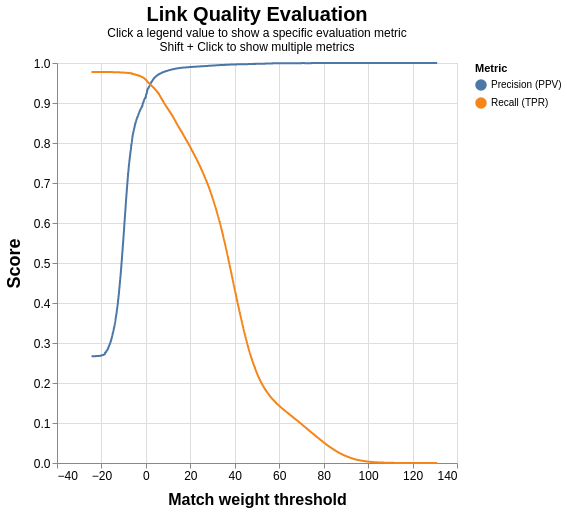

Notebook code for this chart:
### Markdown cell above
## 5. Accuracy por threshold

Curva de precision, recall e F1 sobre a labels table. Use-a para escolher o
threshold de produção.

### Code cell
linker.evaluation.accuracy_analysis_from_labels_table(
    labels_sdf,
    output_type='accuracy',
    match_weight_round_to_nearest=0.02,
)

### Figure 1 — Vega-Lite specification as saved in the notebook (floating-point values rounded to 4 significant figures; data arrays with more than 128 entries replaced by an {"elided": "..."} marker saying what was removed)
{"config": {"view": {"continuousWidth": 300, "continuousHeight": 300}}, "layer": [{"layer": [{"mark": "point", "encoding": {"opacity": {"condition": {"param": "point_selection", "value": 1, "empty": false}, "value": 0}, "tooltip": [{"field": "truth_threshold", "format": ".3f", "title": "Match weight", "type": "quantitative"}, {"field": "match_probability", "format": ".3%", "title": "Match probability", "type": "quantitative"}, {"field": "tp", "format": ",.0f", "title": "TP", "type": "quantitative"}, {"field": "tn", "format": ",.0f", "title": "TN", "type": "quantitative"}, {"field": "fp", "format": ",.0f", "title": "FP", "type": "quantitative"}, {"field": "fn", "format": ",.0f", "title": "FN", "type": "quantitative"}, {"field": "precision", "format": ".4f", "title": "Precision", "type": "quantitative"}, {"field": "recall", "format": ".4f", "title": "Recall (TPR)", "type": "quantitative"}, {"field": "fp_rate", "format": ".4f", "title": "FPR", "type": "quantitative"}]}, "params": [{"name": "metric", "select": {"type": "point", "fields": ["metric"]}, "bind": "legend", "value": [{"metric": "precision"}, {"metric": "recall"}]}, {"name": "point_selection", "select": {"type": "point", "encodings": ["x"], "fields": ["truth_threshold"], "nearest": true, "on": "mouseover"}}], "transform": [{"filter": {"param": "metric", "empty": true}}]}, {"mark": "line", "encoding": {"opacity": {"condition": {"param": "metric", "value": 1}, "value": 0.1}}}], "encoding": {"color": {"field": "metric", "type": "nominal", "sort": ["precision", "recall"], "title": "Metric", "legend": {"labelExpr": "{'precision': 'Precision (PPV)', 'recall': 'Recall (TPR)', 'specificity': 'Specificity (TNR)', 'accuracy': 'Accuracy', 'npv': 'NPV', 'f1': 'F1', 'f2': 'F2', 'f0_5': 'F0.5', 'p4': 'P4', 'phi': 'φ (MCC)'}[datum.value]"}}, "x": {"type": "quantitative", "field": "truth_threshold", "axis": {"labelFontSize": 12, "title": "Match weight threshold", "titleFontSize": 16, "titlePadding": 10}}, "y": {"field": "value", "type": "quantitative", "axis": {"labelFontSize": 12, "title": "Score", "titleFontSize": 18, "titlePadding": 10}}}}, {"layer": [{"mark": {"type": "rule", "color": "gray"}, "encoding": {"x": {"field": "truth_threshold", "type": "quantitative"}}}, {"layer": [{"mark": {"type": "text", "align": "right", "baseline": "middle", "fontSize": 14, "x2": 200, "xOffset": -10, "y": 100, "y2": 200}, "transform": [{"filter": {"param": "metric", "empty": true}}]}], "encoding": {"color": {"field": "metric", "sort": ["precision", "recall"]}, "text": {"field": "y_text"}, "y": {"field": "score_index", "type": "quantitative"}}}, {"mark": {"type": "text", "color": "black", "fontSize": 14, "xOffset": 25, "y": "height", "yOffset": -20}, "encoding": {"text": {"condition": {"param": "point_selection", "aggregate": "min", "empty": false, "field": "truth_threshold", "format": "+.2f", "type": "nominal"}, "value": " "}, "x": {"field": "truth_threshold", "type": "quantitative"}}}], "transform": [{"filter": {"param": "point_selection", "empty": false}}]}], "data": {"name": "data-953a3bdbbbc100843b971e9fec8f7a13"}, "height": 400, "title": {"text": "Link Quality Evaluation", "fontSize": 20, "subtitle": ["Click a legend value to show a specific evaluation metric", "Shift + Click to show multiple metrics"]}, "transform": [{"fold": ["precision", "recall"], "as": ["metric", "value"]}, {"calculate": "0.275 - 0.05*indexof(['precision', 'recall'], datum.metric)", "as": "score_index"}, {"calculate": "{'precision': 'Precision (PPV)', 'recall': 'Recall (TPR)', 'specificity': 'Specificity (TNR)', 'accuracy': 'Accuracy', 'npv': 'NPV', 'f1': 'F1', 'f2': 'F2', 'f0_5': 'F0.5', 'p4': 'P4', 'phi': 'φ (MCC)'}[datum.metric]", "as": "metric_text"}, {"calculate": "datum.metric_text + ' = ' + format(datum.value, ',.3f')", "as": "y_text"}], "width": 400, "$schema": "https://vega.github.io/schema/vega-lite/v5.14.1.json", "datasets": {"data-953a3bdbbbc100843b971e9fec8f7a13": {"elided": "6567 records"}}}
